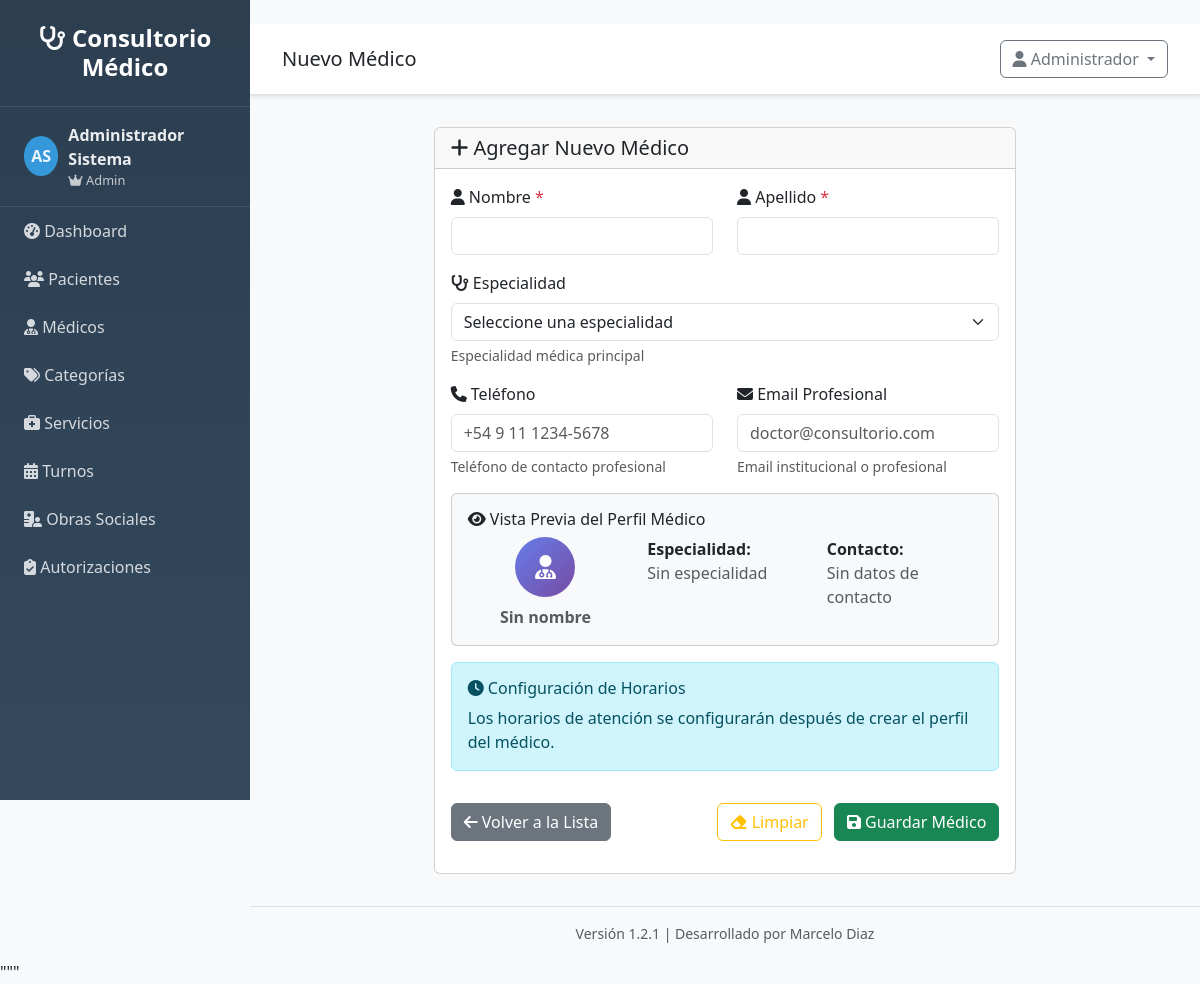
/profesionales/nuevo (signed in), run on the app's committed database.
### src/models/usuario.py (models this page shows, shortened)
class Usuario(UserMixin, db.Model):
    __tablename__ = 'usuarios'
    __table_args__ = {'extend_existing': True}
    id = db.Column(db.Integer, primary_key=True)
    username = db.Column(db.String(80), unique=True, nullable=False)
    email = db.Column(db.String(120), unique=True, nullable=False)
    password_hash = db.Column(db.String(255), nullable=False)
    nombre = db.Column(db.String(100), nullable=False)
    apellido = db.Column(db.String(100), nullable=False)
    rol = db.Column(db.String(20), default='usuario')
    activo = db.Column(db.Boolean, default=True)
    ultimo_login = db.Column(db.DateTime)
    fecha_creacion = db.Column(db.DateTime, default=datetime.utcnow)
    @property
    def nombre_completo(self):
        return f"{self.nombre} {self.apellido}"
    def is_admin(self):
        return self.rol == 'admin'

### src/routes/profesionales.py (the view)
@profesionales_bp.route('/nuevo')
@login_required
def nuevo():
    return render_template('profesionales/formulario.html')

### src/auth.py (called while the page is built)
@login_manager.user_loader
def load_user(user_id):
    try:
        from src.models.usuario import Usuario
        return Usuario.query.get(int(user_id))
    except Exception as e:
        print(f"Error cargando usuario {user_id}: {e}")
        return None

### templates/profesionales/formulario.html (shortened to what this page needs)
{% extends "base.html" %}
{% block page_title %}
    {% if profesional %}Editar Médico{% else %}Nuevo Médico{% endif %}
{% endblock %}
{% block content %}
<div class="row justify-content-center">
    <div class="col-md-8">
        <div class="card">
            <div class="card-header">
                <h5 class="card-title mb-0">
                    <i class="fas fa-{% if profesional %}edit{% else %}plus{% endif %}"></i>
                    {% if profesional %}Editar Médico - {{ profesional.nombre_completo }}{% else %}Agregar Nuevo Médico{% endif %}
                </h5>
            </div>
            <div class="card-body">
                <form id="formProfesional" method="POST"
                      action="{% if profesional %}{{ url_for('profesionales.actualizar', id=profesional.id) }}{% else %}{{ url_for('profesionales.crear') }}{% endif %}">
                    <div class="row">
                        <div class="col-md-6 mb-3">
                            <label for="nombre" class="form-label">
                                <i class="fas fa-user"></i> Nombre <span class="text-danger">*</span>
                            </label>
                            <input type="text" class="form-control" id="nombre" name="nombre"
                                   value="{{ profesional.nombre if profesional else '' }}" required>
                        </div>
                        <div class="col-md-6 mb-3">
                            <label for="apellido" class="form-label">
                                <i class="fas fa-user"></i> Apellido <span class="text-danger">*</span>
                            </label>
                            <input type="text" class="form-control" id="apellido" name="apellido"
                                   value="{{ profesional.apellido if profesional else '' }}" required>
                        </div>
                    </div>
                    <div class="row">
                        <div class="col-md-12 mb-3">
                            <label for="especialidad" class="form-label">
                                <i class="fas fa-stethoscope"></i> Especialidad
                            </label>
                            <select class="form-select" id="especialidad" name="especialidad">
                                <option value="">Seleccione una especialidad</option>
                            </select>
                            <div class="form-text">Especialidad médica principal</div>
                        </div>
                    </div>
                    <div class="row">
                        <div class="col-md-6 mb-3">
                            <label for="telefono" class="form-label">
                                <i class="fas fa-phone"></i> Teléfono
                            </label>
                            <input type="tel" class="form-control" id="telefono" name="telefono"
                                   value="{{ profesional.telefono if profesional and profesional.telefono else '' }}"
                                   placeholder="+54 9 11 1234-5678">
                            <div class="form-text">Teléfono de contacto profesional</div>
                        </div>
                        <div class="col-md-6 mb-3">
                            <label for="email" class="form-label">
                                <i class="fas fa-envelope"></i> Email Profesional
                            </label>
                            <input type="email" class="form-control" id="email" name="email"
                                   value="{{ profesional.email if profesional and profesional.email else '' }}"
                                   placeholder="doctor@consultorio.com">
                            <div class="form-text">Email institucional o profesional</div>
                        </div>
                    </div>
                    <div class="row mb-3">
                        <div class="col-12">
                            <div class="card bg-light">
                                <div class="card-body">
                                    <h6 class="card-title">
                                        <i class="fas fa-eye"></i> Vista Previa del Perfil Médico
                                    </h6>
                                    <div class="row">
                                        <div class="col-md-4">
                                            <div class="text-center">
                                                <div class="doctor-avatar-large mb-2">
                                                    <i class="fas fa-user-md"></i>
                                                </div>
                                                <div id="previewNombre" class="text-muted">-</div>
                                            </div>
                                        </div>
                                        <div class="col-md-8">
                                            <div class="row">
                                                <div class="col-md-6">
                                                    <strong>Especialidad:</strong><br>
                                                    <span id="previewEspecialidad" class="text-muted">-</span>
                                                </div>
                                                <div class="col-md-6">
                                                    <strong>Contacto:</strong><br>
                                                    <span id="previewContacto" class="text-muted">-</span>
                                                </div>
                                            </div>
                                        </div>
                                    </div>
                                </div>
                            </div>
                        </div>
                    </div>
                    <div class="row mb-3">
                        <div class="col-12">
                            <div class="alert alert-info">
                                <h6><i class="fas fa-clock"></i> Configuración de Horarios</h6>
                                <p class="mb-0">Los horarios de atención se configurarán después de crear el perfil del médico.</p>
                            </div>
                        </div>
                    </div>
                    <div class="row">
                        <div class="col-12">
                            <div class="d-flex justify-content-between">
                                <a href="{{ url_for('profesionales.listar') }}" class="btn btn-secondary">
                                    <i class="fas fa-arrow-left"></i> Volver a la Lista
                                </a>
                                <div>
                                    <button type="button" class="btn btn-outline-warning me-2" onclick="limpiarFormulario()">
                                        <i class="fas fa-eraser"></i> Limpiar
                                    </button>
                                    <button type="submit" class="btn btn-success" id="btnGuardar">
                                        <i class="fas fa-save"></i>
                                        {% if profesional %}Actualizar Médico{% else %}Guardar Médico{% endif %}
                                    </button>
                                </div>
                            </div>
                        </div>
                    </div>
                </form>
            </div>
        </div>
    </div>
</div>
{% endblock %}

### templates/base.html (shortened to what this page needs)
<!DOCTYPE html>
<html lang="es">
<head>
    <link href="https://cdn.jsdelivr.net/npm/bootstrap@5.3.0/dist/css/bootstrap.min.css" rel="stylesheet">
    <link href="https://cdnjs.cloudflare.com/ajax/libs/font-awesome/6.4.0/css/all.min.css" rel="stylesheet">
</head>
<body>
    <nav class="sidebar" id="sidebar">
        <div class="logo">
            <h4><i class="fas fa-stethoscope"></i> Consultorio Médico</h4>
        </div>
        {% if current_user and current_user.is_authenticated %}
        <div class="user-info">
            <div class="user-avatar">
                {{ current_user.nombre[0] if current_user.nombre else 'U' }}{{ current_user.apellido[0] if current_user.apellido else 'S' }}
            </div>
            <div>
                <div class="fw-bold">{{ current_user.nombre_completo if current_user.nombre_completo else 'Usuario' }}</div>
                <div style="font-size: 0.8em; opacity: 0.8;">
                    {% if current_user.is_admin and current_user.is_admin() %}
                        <i class="fas fa-crown"></i> Admin
                    {% elif current_user.is_medico and current_user.is_medico() %}
                        <i class="fas fa-user-md"></i> Médico
                    {% else %}
                        <i class="fas fa-user"></i> Usuario
                    {% endif %}
                </div>
            </div>
        </div>
        {% endif %}
        <ul class="nav flex-column">
            <li class="nav-item">
                <a class="nav-link" href="{{ url_for('main.index') }}">
                    <i class="fas fa-tachometer-alt"></i> Dashboard
            </a>
        </li>
            {% if current_user and current_user.is_authenticated %}
            <li class="nav-item">
                <a class="nav-link" href="{{ url_for('clientes.listar') if url_for else '#' }}">
                    <i class="fas fa-users"></i> Pacientes
                </a>
            </li>
            <li class="nav-item">
                <a class="nav-link" href="{{ url_for('profesionales.listar') if url_for else '#' }}">
                    <i class="fas fa-user-md"></i> Médicos
                </a>
            </li>
            <li class="nav-item">
                <a class="nav-link" href="{{ url_for('categorias.listar') if url_for else '#' }}">
                    <i class="fas fa-tags"></i> Categorías
                </a>
            </li>
            <li class="nav-item">
                <a class="nav-link" href="{{ url_for('servicios.listar') if url_for else '#' }}">
                    <i class="fas fa-briefcase-medical"></i> Servicios
                </a>
            </li>
            <li class="nav-item">
                <a class="nav-link" href="{{ url_for('turnos.listar') if url_for else '#' }}">
                    <i class="fas fa-calendar-alt"></i> Turnos
                </a>
            </li>
            <li class="nav-item">
                <a class="nav-link" href="{{ url_for('obras_sociales.listar') if url_for else '#' }}">
                    <i class="fas fa-hospital-user"></i> Obras Sociales
                </a>
            </li>
            <li class="nav-item">
                <a class="nav-link" href="{{ url_for('autorizaciones.listar') if url_for else '#' }}">
                    <i class="fas fa-clipboard-check"></i> Autorizaciones
                </a>
            </li>
            {% endif %}
        </ul>
    </nav>
    <div class="main-content">
        <div class="top-navbar d-flex justify-content-between align-items-center">
            <div>
                <h5 class="mb-0">{% block page_title %}Sistema de Gestión{% endblock %}</h5>
            </div>
            <div class="dropdown">
                <button class="btn btn-outline-secondary dropdown-toggle" type="button" data-bs-toggle="dropdown">
                    <i class="fas fa-user"></i>
                    {% if current_user and current_user.is_authenticated %}
                        {{ current_user.nombre if current_user.nombre else 'Usuario' }}
                    {% else %}
                        Invitado
                    {% endif %}
                </button>
            </div>
        </div>
        <div class="content-wrapper">
            {% block content %}{% endblock %}
        </div>
        <footer class="footer mt-auto py-3">
            <div class="container-fluid">
                <div class="row">
                    <div class="col-12 text-center">
                        <small class="text-muted">
                            Versión {{ system_version }} | Desarrollado por {{ system_author }}
                        </small>
                    </div>
                </div>
            </div>
        </footer>
    </div>
</body>
</html>

### templates/base.html (style rules this page uses)
:root { --primary-color: #2c3e50; --secondary-color: #3498db; --sidebar-width: 250px; }
body { font-family: 'Segoe UI', Tahoma, Geneva, Verdana, sans-serif; background-color: #f8f9fa; }
.sidebar { position: fixed; top: 0; left: 0; height: 100vh; width: var(--sidebar-width); background: linear-gradient(180deg, var(--primary-color) 0%, #34495e 100%); z-index: 1000; overflow-y: auto; }
.sidebar .logo { padding: 1.5rem; text-align: center; border-bottom: 1px solid rgba(255,255,255,0.1); }
.sidebar .logo h4 { color: white; margin: 0; font-weight: 600; }
.sidebar .nav-link { color: rgba(255,255,255,0.8); padding: 0.75rem 1.5rem; transition: all 0.3s; }
.main-content { margin-left: var(--sidebar-width); min-height: 100vh; display: flex; flex-direction: column; }
.top-navbar { background: white; border-bottom: 1px solid #dee2e6; padding: 1rem 2rem; box-shadow: 0 2px 4px rgba(0,0,0,0.1); }
.content-wrapper { padding: 2rem; flex: 1; }
.footer { background-color: #f8f9fa; border-top: 1px solid #dee2e6; padding: 1rem 2rem; margin-top: auto; }
.user-info { display: flex; align-items: center; color: rgba(255,255,255,0.9); padding: 1rem 1.5rem; border-bottom: 1px solid rgba(255,255,255,0.1); }
.user-avatar { width: 40px; height: 40px; border-radius: 50%; background: var(--secondary-color); display: flex; align-items: center; justify-content: center; margin-right: 10px; font-weight: bold; }

### templates/profesionales/formulario.html (style rules this page uses)
.doctor-avatar-large { width: 60px; height: 60px; border-radius: 50%; background: linear-gradient(135deg, #667eea 0%, #764ba2 100%); color: white; display: flex; align-items: center; justify-content: center; font-size: 1.5rem; margin: 0 auto; }

### data on the page
Usuario: nombre "A", apellido "S", nombre+apellido "Administrador Sistema", nombre "Administrador"

### other printed values
{{ system_version }} "1.2.1"
{{ system_author }} "Marcelo Diaz"
